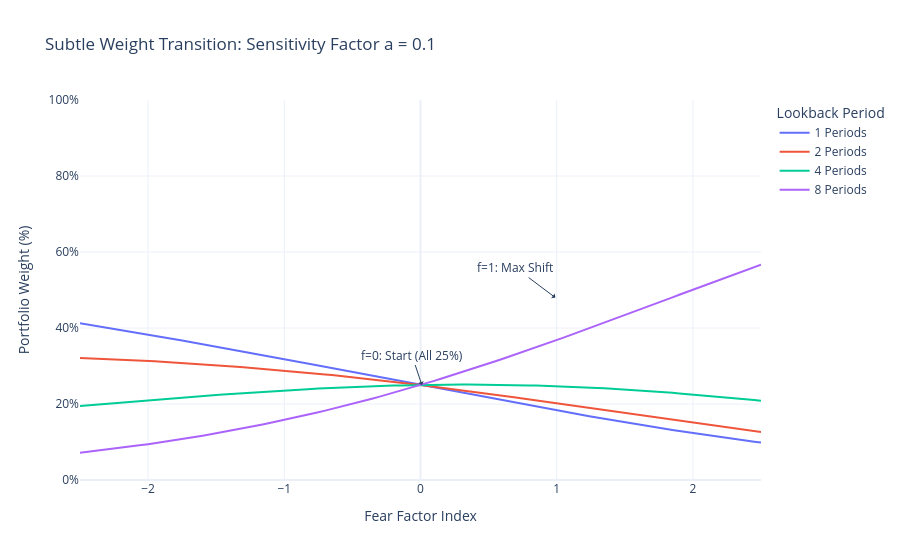

The notebook cell saved with this chart:
### Code cell
import numpy as np
import pandas as pd
import plotly.express as px

# 1. Define the parameters
a_sensitivity = 0.1
periods = np.array([1, 2,4,8])
max_z = np.max(periods)

# 2. Setup fear factor range (f) from 0 to 1
f_range = np.linspace(-2.5, 2.5, 101)

plot_data = []

# 3. Generate data: Apply decay sensitivity 'a'
for f in f_range:
    # Formula: raw = e^(-a * f * (max(z) - z))
    raw_weights = np.exp(-a_sensitivity * f * (max_z - periods))
    
    # Normalize
    normalized_weights = raw_weights / np.sum(raw_weights)
    
    for i, p in enumerate(periods):
        plot_data.append({
            'Fear Factor (f)': f,
            'Weight': normalized_weights[i],
            'Window': f'{p} Periods'
        })

df_plot = pd.DataFrame(plot_data)

# 4. Create Plotly Visualization
fig = px.line(
    df_plot, 
    x='Fear Factor (f)', 
    y='Weight', 
    color='Window',
    title=f'Subtle Weight Transition: Sensitivity Factor a = {a_sensitivity}',
    labels={'Weight': 'Portfolio Weight (%)', 'Fear Factor (f)': 'Fear Factor Index'},
    template='plotly_white'
)

# Enhance plot presentation
fig.update_layout(
    hovermode="x unified",
    # Clamp y-axis to focus on the 25% starting point
    yaxis=dict(tickformat=".0%", range=[0, 1]),
    legend_title_text='Lookback Period'
)

# Add annotations to highlight the endpoints
# Fear = 0 (Starts at 25%)
fig.add_annotation(x=0.01, y=0.25, text="f=0: Start (All 25%)", showarrow=True, arrowhead=1)

# Fear = 1 (Endpoint weights calculated at 13%, 17%, 22%, 48%)
fig.add_annotation(x=0.99, y=0.48, text="f=1: Max Shift", showarrow=True, arrowhead=1, ax=-40, ay=-30)

fig.show()
